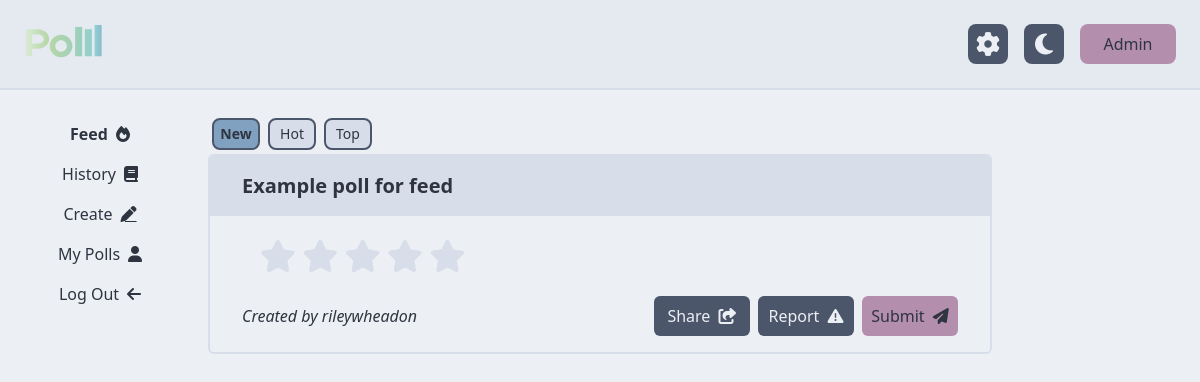
The page /home/feed (signed in) on the database as committed earlier.
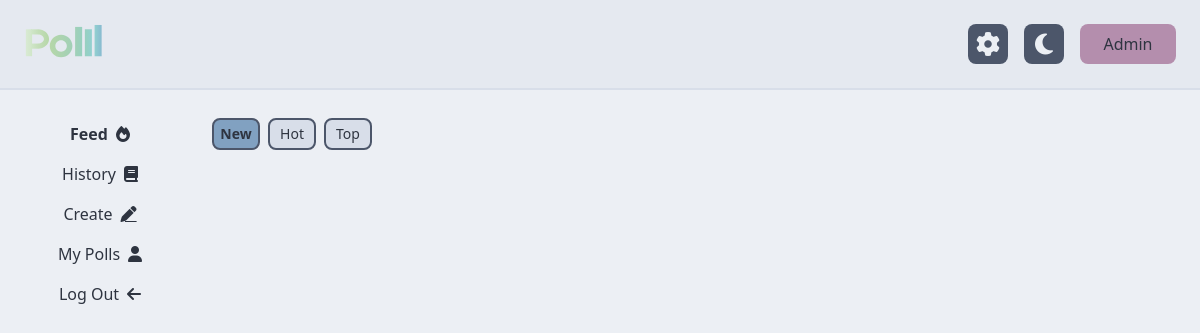
The same page on the database as committed later.
### tables this page shows
CREATE TABLE poll (
	id INTEGER PRIMARY KEY, 
	creator_id INTEGER NOT NULL, 
	question TEXT NOT NULL, 
	poll_type TEXT NOT NULL, 
	date_created DATETIME NOT NULL, 
  FOREIGN KEY (creator_id) REFERENCES user (id)
);

CREATE TABLE user (
	id INTEGER PRIMARY KEY, 
	username TEXT NOT NULL, 
	email TEXT UNIQUE NOT NULL, 
	account_created DATETIME NOT NULL, 
	last_online DATETIME NOT NULL, 
  last_poll_created DATETIME,
  next_poll_allowed DATETIME
);

### polll/home.py (the view)
@home.route("/home/feed")
@requires_auth
def feed():
    db = get_db()
    cur = db.cursor()
    id_query = """
    SELECT id
    FROM poll
    WHERE poll.creator_id != ?
    EXCEPT SELECT poll_id FROM (
        SELECT DISTINCT poll_id
        FROM response
        WHERE response.user_id = ?
        UNION
        SELECT DISTINCT poll_id
        FROM report
        WHERE report.creator_id = ?
    )
    """
    user_id = session["user"]["id"]
    res = cur.execute(id_query, (user_id, user_id, user_id))
    ids = [response["id"] for response in res.fetchall()]
    poll_query = """
    SELECT poll.*, user.username AS creator
    FROM poll
    INNER JOIN user ON user.id = poll.creator_id
    WHERE poll.id = ?
    """
    answer_query = """
    SELECT *
    FROM poll_answer
    WHERE poll_id = ?
    ORDER BY RANDOM()
    """
    polls = []
    for id in ids:
        poll = dict(cur.execute(poll_query, (id,)).fetchone())
        answers = cur.execute(answer_query, (id,)).fetchall()
        poll["answers"] = [dict(answer) for answer in answers]
        poll["poll_template"] = poll_template(poll)
        poll["url"] = id_to_url(poll["id"])
        polls.append(poll)
    session["admin"] = False
    session["tab"] = "feed"
    return render_template("home/feed.html", session=session, polls=polls)

### polll/auth.py (called while the page is built)
def requires_auth(f):
    @wraps(f)
    def decorated(*args, **kwargs):
        if "user" not in session:
            return redirect(url_for('auth.login'))
        return f(*args, **kwargs)
    return decorated

### polll/db.py (called while the page is built)
def get_db():
    if "db" not in g:
        g.db = sqlite3.connect(
            current_app.config["DATABASE"],
            detect_types=sqlite3.PARSE_DECLTYPES
        )
        g.db.row_factory = sqlite3.Row
    return g.db

### polll/models.py (called while the page is built)
def poll_template(poll):
    template = poll["poll_type"].lower().replace("_", "-")
    return f"polls/{template}.html"

def id_to_url(n):
    hash = ((0x0000FFFF & n) << 16) + ((0xFFFF0000 & n) >> 16)
    code = base64.urlsafe_b64encode(str(hash).encode()).decode()
    return f"{request.scheme}://{request.host}/poll/{code}"

### polll/templates/home/feed.html
{% extends "home/home.html" %}
{%macro filter_btn(col, colDark, text, bf="font-light") %}
  <button id="{{text}}" onclick="toggle_filter_button('{{col}}', '{{text}}')" class="bg-{{col}} text-nord-0 border-2 border-nord-3 dark:bg-{{colDark}} dark:border-nord-2 text-nord-0 rounded-lg w-9 sm:w-10 md:w-11 lg:w-12 h-6 md:h-7 lg:h-8 m-1 flex justify-center items-center {{bf}}">{{text}}</button>
{%endmacro%}
{% block home_content %}
  <div class="w-full">
    <div class="flex flex-row text-xs md:text-sm">
      {{filter_btn('nord-9', 'nord-7', 'New', 'font-semibold')}}
      {{filter_btn('nord-4', 'nord-4', 'Hot')}}
      {{filter_btn('nord-4', 'nord-4', 'Top')}}
    </div>
  </div>
{% for poll in polls %}
  {% include poll["poll_template"] %}
{% endfor %}
{% endblock %}

### polll/templates/home/home.html (shortened to what this page needs)
{% extends "base.html" %}
{% block body %}
  <div class="w-screen h-screen flex flex-col bg-nord-6 text-nord-0 dark:text-nord-4 dark:bg-nord-0">
    {% include "navbar.html" %}
    <div class="flex overflow-hidden flex-row grow lg:pt-4">
      <div class="hidden p-2 lg:block lg:w-2/12">
        {% include "home/menu-sidebar.html" %}
      </div>
      <div class="w-full overflow-auto lg:w-8/12 p-2">
        {% block home_content %}{% endblock %}
      </div>
      <div class="hidden lg:block lg:w-2/12 p-2">
      </div>
    </div>
  </div>
{% endblock %}

### polll/templates/base.html (shortened to what this page needs)
<!doctype html>
<head>
  <link href="../static/output.css" rel="stylesheet" />
  <link href="../static/styles/star-selector.css" rel="stylesheet" />
</head>
<html class="overflow-hidden overscroll-none">
  <body hx-boost="true" onload="add_notification_listener()">
    {% block body %}
    {% endblock %}
  </body>
</html>

### polll/templates/navbar.html
<div class="w-100% flex space-x-4 items-center border-b-2 bg-nord-5 border-nord-4 dark:border-nord-3 dark:bg-nord-0 p-4 lg:p-6">
  <a href="/">
    <img class="h-10" src="../static/assets/logo-name.svg" />
  </a>
  <button class="!ml-auto bg-nord-3 text-nord-6 dark:bg-nord-4 dark:text-nord-0 rounded-lg w-10 h-10 flex justify-center items-center" onclick="open_settings()">
    <i id="settings-icon" class="fas fa-gear text-2xl cursor-pointer"></i>
  </button>
  <button class="bg-nord-3 text-nord-6 dark:bg-nord-4 dark:text-nord-0 rounded-lg w-10 h-10 flex justify-center items-center" onclick="toggle_colour_scheme()">
    <i id="colour-icon" class="fas fa-moon text-2xl cursor-pointer"></i>
  </button>
  {% if session.user.email == "admin@polll.org" %} {% if session.admin %}
  <a class="bg-nord-15 text-nord-0 rounded-lg w-24 h-10 flex justify-center items-center" href="{{ url_for('home.feed') }}">
    Home
  </a>
  {% else %}
  <a class="bg-nord-15 text-nord-0 rounded-lg w-24 h-10 flex justify-center items-center" href="{{ url_for('admin.users') }}">
    Admin
  </a>
  {% endif %} {% endif %}
</div>

### polll/templates/home/menu-sidebar.html
<div class="flex flex-col overflow-hidden h-full">
  <a class="text-nord-0 dark:text-nord-6 h-10 flex justify-center items-center hover:bg-nord-8 hover:dark:bg-nord-10" href="{{ url_for('home.feed') }}">
    <span class="{% if session.tab == 'feed' %} font-black {% endif %}">
      Feed
    </span>
    <i class="ml-2 fa-solid fa-fire"></i>
  </a>
  <a class="text-nord-0 dark:text-nord-6 h-10 flex justify-center items-center hover:bg-nord-8 hover:dark:bg-nord-10" href="{{ url_for('home.history') }}">
    <span class="{% if session.tab == 'history' %} font-black {% endif %}">
      History
    </span>
    <i class="ml-2 fa-solid fa-book"></i>
  </a>
  <a class="text-nord-0 dark:text-nord-6 h-10 flex justify-center items-center hover:bg-nord-8 hover:dark:bg-nord-10" href="{{ url_for('home.create') }}">
    <span class="{% if session.tab == 'create' %} font-black {% endif %}">
      Create
    </span>
    <i class="ml-2 fa-solid fa-pen underline"></i>
  </a>
  <a class="text-nord-0 dark:text-nord-6 h-10 flex justify-center items-center hover:bg-nord-8 hover:dark:bg-nord-10" href="{{ url_for('home.mypolls') }}">
    <span class="{% if session.tab == 'mypolls' %} font-black {% endif %}">
      My Polls
    </span>
    <i class="ml-2 fa-solid fa-user"></i>
  </a>
  <a class="text-nord-0 dark:text-nord-6 h-10 flex justify-center items-center hover:bg-nord-8 hover:dark:bg-nord-10"
      href="{{ url_for('auth.logout') }}"
      hx-boost="false">
    <span>
      Log Out
    </span>
    <i class="ml-2 fa-solid fa-arrow-left"></i>
  </a>
</div>

### polll/templates/polls/numeric-star.html (shortened to what this page needs)
{% extends "polls/poll-base.html" %}
{% block poll_content %}
<div class="star-selector">
  <div class="rating-group">
    <label aria-label="0 stars"
           class="rating__label"
           for="rating00">
    </label>
    <label aria-label="0.5 stars"
           class="rating__label rating__label--half"
          for="rating05">
      <i class="rating__icon rating__icon--star fa fa-star-half"></i>
    </label>
    <label aria-label="1 stars"
           class="rating__label"
          for="rating10">
      <i class="rating__icon rating__icon--star fa fa-star"></i>
    </label>
    <label aria-label="1.5 stars"
           class="rating__label rating__label--half"
           for="rating15">
      <i class="rating__icon rating__icon--star fa fa-star-half"></i>
    </label>
    <label aria-label="2 stars"
           class="rating__label"
           for="rating20">
      <i class="rating__icon rating__icon--star fa fa-star"></i>
    </label>
    <label aria-label="2.5 stars"
           class="rating__label rating__label--half"
           for="rating25">
      <i class="rating__icon rating__icon--star fa fa-star-half"></i>
    </label>
    <label aria-label="3 stars"
           class="rating__label"
           for="rating30">
      <i class="rating__icon rating__icon--star fa fa-star"></i>
    </label>
    <label aria-label="3.5 stars"
           class="rating__label rating__label--half"
           for="rating35">
      <i class="rating__icon rating__icon--star fa fa-star-half"></i>
    </label>
    <label aria-label="4 stars"
           class="rating__label"
          for="rating40">
      <i class="rating__icon rating__icon--star fa fa-star"></i>
    </label>
    <label aria-label="4.5 stars"
           class="rating__label rating__label--half"
          for="rating45">
      <i class="rating__icon rating__icon--star fa fa-star-half"></i>
    </label>
    <label aria-label="5 stars"
           class="rating__label"
           for="rating50">
      <i class="rating__icon rating__icon--star fa fa-star"></i>
    </label>
  </div>
</div>
{% endblock %}

### polll/templates/polls/poll-base.html
<div
  class="poll-card border-2 border-nord-4 dark:border-nord-3 rounded-md mb-4 overflow-hidden"
>
  <div class="flex flex-row py-4 px-8 bg-nord-4 dark:bg-nord-2">
    <p class="text-xl font-bold">{{ poll.question }}</p>
  </div>
  <form
    class="px-8 py-4"
    hx-post="/home/response/{{ poll.id }}"
    hx-target="closest .poll-card"
    hx-trigger="submit"
    hx-swap="outerHTML"
  >
    {% block poll_content %} {% endblock %}
    <div class="flex flex-row text-l items-center mt-4">
      <p><i>Created by {{ poll.creator }}</i></p>
      <button
        class="ml-auto w-24 h-10 rounded-md py-1 bg-nord-3 dark:bg-nord-4 text-nord-6 dark:text-nord-0"
        onclick="copy_link('{{ poll.url }}')"
        type="button"
      >
        Share
        <i class="ml-1 fa fa-share-from-square"></i>
      </button>
      <button
        class="ml-2 w-24 h-10 rounded-md py-1 bg-nord-3 dark:bg-nord-4 text-nord-6 dark:text-nord-0"
        hx-post="/home/report/{{ poll.id }}"
        hx-confirm="Are you sure you want to report this poll?"
        hx-swap="outerHTML"
      >
        Report
        <i class="ml-1 fa fa-triangle-exclamation"></i>
      </button>
      <button
        class="ml-2 w-24 h-10 rounded-md py-1 bg-nord-15 text-nord-0"
        type="submit"
      >
        Submit
        <i class="ml-1 fa fa-paper-plane"></i>
      </button>
    </div>
  </form>
</div>

### polll/static/styles/star-selector.css (style rules this page uses)
:root { --star-active: #b48ead; --star-inactive: #d8dee9; }

Rows that differ between the two databases and show on the page:
removed poll: question "Example poll for feed", creator "rileywheadon"
